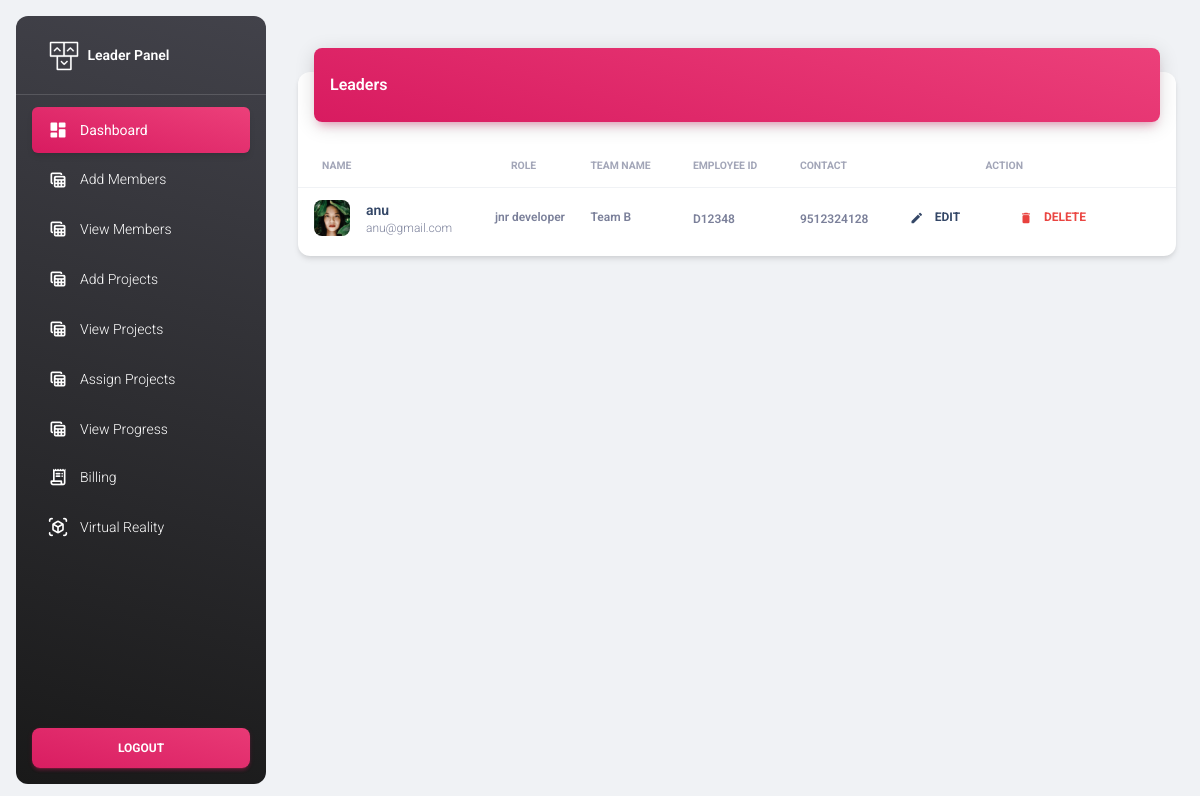
Before: /view_members_leader (signed in) with the older database file.
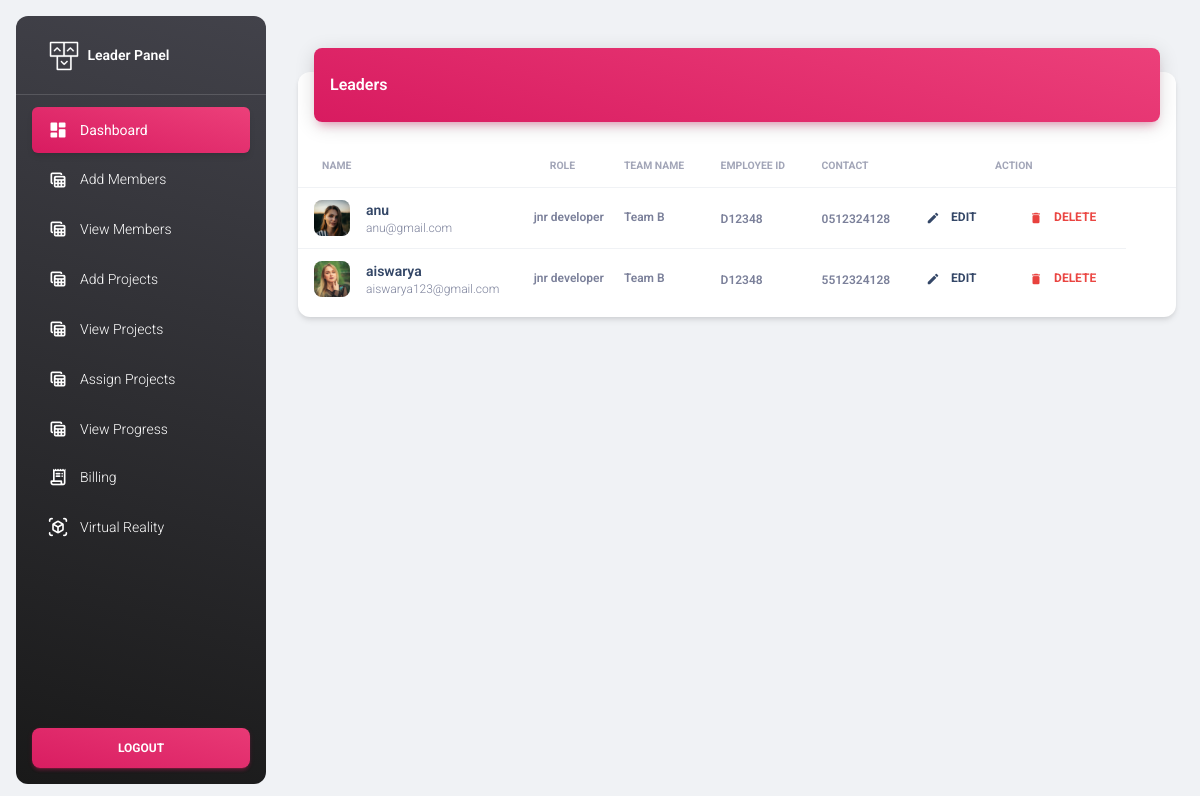
After: the same page with the newer database file.
### myapp/models.py (models this page shows)
class Add_member(models.Model):
    name=models.CharField(max_length=25,null=True)
    job_name=models.CharField(max_length=25,null=True)
    employee_id=models.CharField(max_length=25,null=True)
    contact=models.CharField(max_length=25,null=True)
    email=models.EmailField(null=True)
    profile_picture=models.ImageField(null=True)
    leader_id=models.ForeignKey(Add_leader,on_delete=models.CASCADE,null=True)
    login_id=models.ForeignKey(Login_table,on_delete=models.CASCADE,null=True)

class Add_leader(models.Model):
    name=models.CharField(max_length=25,null=True)
    team_name=models.CharField(max_length=25,null=True)
    job_name=models.CharField(max_length=25,null=True)
    employee_id=models.CharField(max_length=25,null=True)
    contact=models.CharField(max_length=25,null=True)
    email=models.EmailField(null=True)
    profile_picture=models.ImageField(null=True)
    login_id=models.ForeignKey(Login_table,on_delete=models.CASCADE,null=True)

### myapp/views.py (the view)
# urls.py: path('view_members_leader',views.view_members_leader),
def view_members_leader(request):
    id=request.session['id']
    members=Add_member.objects.filter(leader_id=id)
    return render(request,"leader/view_members.html",{"members":members})

### template/leader/view_members.html (shortened to what this page needs)
{% extends 'leader/leader_base.html' %}
{% block content %}
<div class="container-fluid py-4">
    <div class="row">
      <div class="col-12">
        <div class="card my-4">
          <div class="card-header p-0 position-relative mt-n4 mx-3 z-index-2">
            <div class="bg-gradient-primary shadow-primary border-radius-lg pt-4 pb-3">
              <h6 class="text-white text-capitalize ps-3">Leaders</h6>
            </div>
          </div>
          <div class="card-body px-0 pb-2">
            <div class="table-responsive p-0">
              <table class="table align-items-center mb-0">
                <thead>
                  <tr>
                    <th class="text-uppercase text-secondary text-xxs font-weight-bolder opacity-7">Name</th>
                    <th class="text-uppercase text-secondary text-xxs font-weight-bolder opacity-7">Role</th>
                    <th class="text-uppercase text-secondary text-xxs font-weight-bolder opacity-7 ps-2">Team Name</th>
                    <th class="text-uppercase text-secondary text-xxs font-weight-bolder opacity-7 ps-2">Employee ID</th>
                    <th class="text-uppercase text-secondary text-xxs font-weight-bolder opacity-7 ps-2">Contact</th>
                    <th colspan="2" class="text-center text-uppercase text-secondary text-xxs font-weight-bolder opacity-7">Action</th>
                    <th class="text-secondary opacity-7"></th>
                  </tr>
                </thead>
                <tbody>
                    {% for m in members %}
                  <tr>
                    <td>
                      <div class="d-flex px-2 py-1">
                        <div>
                          <img src="../static/media/{{m.profile_picture}}" class="avatar avatar-sm me-3 border-radius-lg" alt="user1">
                        </div>
                        <div class="d-flex flex-column justify-content-center">
                          <h6 class="mb-0 text-sm">{{m.name}}</h6>
                          <p class="text-xs text-secondary mb-0">{{m.email}}</p>
                        </div>
                      </div>
                    </td>
                    <td>
                      <p class="text-xs font-weight-bold mb-0">{{m.job_name}}</p>
                    </td>
                    <td>
                      <p class="text-xs font-weight-bold mb-0">{{m.leader_id.team_name}}</p>
                    </td>
                    <td class="align text">
                      <span class="text-secondary text-xs font-weight-bold">{{m.employee_id}}</span>
                    </td>
                    <td class="align text">
                      <span class="text-secondary text-xs font-weight-bold">{{m.contact}}</span>
                    </td>
                    <td class="align">
                        <a class="btn btn-link text-dark px-3 mb-0" href="/update_member_leader?id={{m.id}}">
                            <i class="material-icons text-sm me-2">edit</i>
                            Edit
                        </a>
                    </td>
                    <td class="align">
                        <a href="/delete_member_leader?id={{m.id}}" class="btn btn-link text-danger text-gradient px-3 mb-0">
                          <i class="material-icons text-sm me-2">delete</i>
                          Delete
                        </a>
                      </td>
                  </tr>
                  {% endfor %}
                </tbody>
              </table>
            </div>
          </div>
        </div>
      </div>
    </div>
  </div>
{% endblock %}

Changed rows visible on the page:
changed Add_member "anu": profile_picture: a different picture; contact "9512324128" → "0512324128"
added Add_member: profile_picture (picture), name "aiswarya", email "aiswarya123@gmail.com", job_name "jnr developer", leader_id.team_name "Team B", employee_id "D12348", contact "5512324128"
